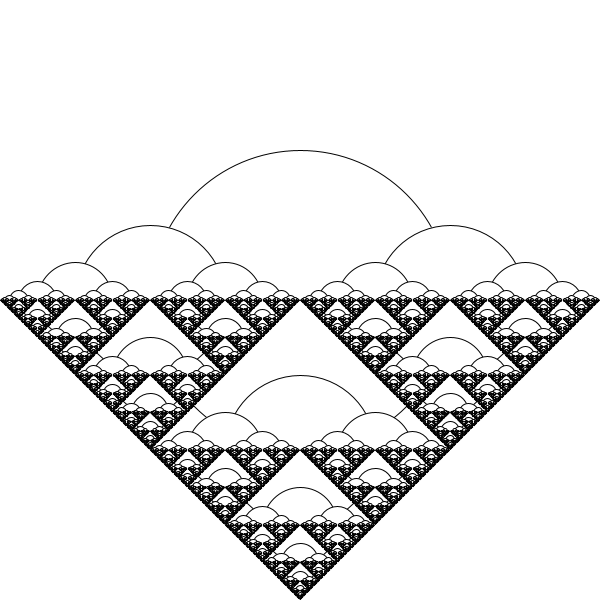
Frame 1 (no input)
Frame 60 (the mouse pressed at the canvas centre just before this capture): identical to frame 1, image omitted
Frame 120 (the mouse held since frame 60 and released just before this capture): identical to frame 1, image omitted

The Processing sketch that drew this single still picture (run headless with seeded random() and noise(); from frame 60 on, the mouse is pressed at the canvas centre):

// Processing sketch: Fractals
// ── Fractals.pde


void setup(){
  size(600,600);
}

void draw(){
  background(255);
  drawCircle(width/2,height/2,width/2);
}

void drawCircle(float x,float y, float d){
  stroke(0,0,0);
  //noFill();
  //strokeWeight(2);
  ellipse(x,y,d,d);
  if(d>2){
    drawCircle(x+d/2,y,d/2);
    drawCircle(x-d/2,y,d/2);
    drawCircle(x,y+d/2,d/2);
   // drawCircle(x,y-d/2,d/2);
  }
}
